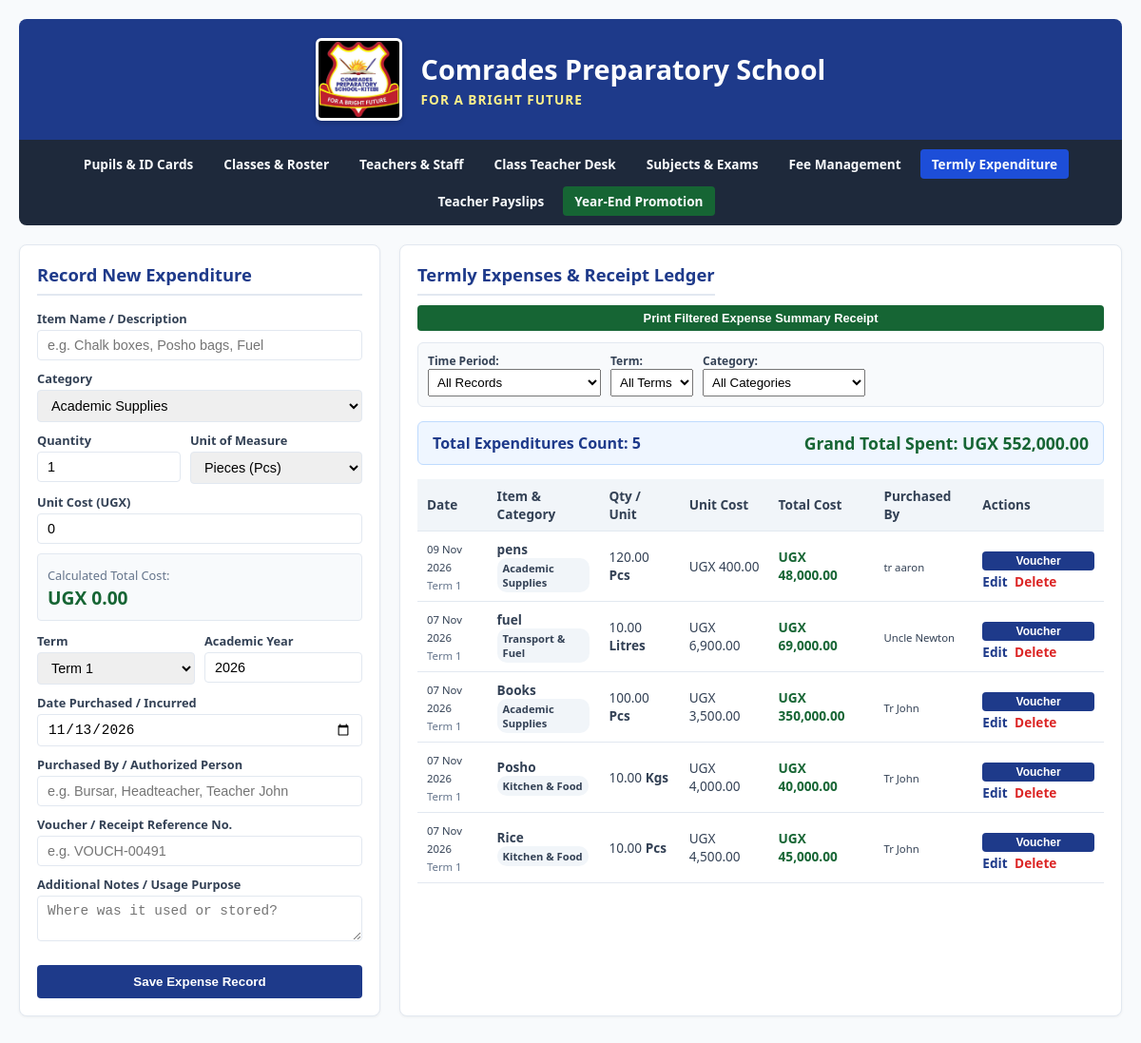
The page /expenditure.php on the database its author committed.
### tables this page shows
CREATE TABLE `school_expenses` (
  `expense_id` int(11) NOT NULL,
  `item_name` varchar(255) NOT NULL,
  `category` enum('Academic Supplies','Kitchen & Food','Utilities & Bills','Maintenance & Repairs','Transport & Fuel','Staff Welfare','Miscellaneous') NOT NULL DEFAULT 'Academic Supplies',
  `quantity` decimal(10,2) NOT NULL DEFAULT 1.00,
  `unit_measure` varchar(50) DEFAULT 'Pcs',
  `unit_cost` decimal(10,2) NOT NULL DEFAULT 0.00,
  `total_cost` decimal(10,2) NOT NULL DEFAULT 0.00,
  `term` varchar(50) NOT NULL,
  `academic_year` int(11) NOT NULL,
  `expense_date` date NOT NULL,
  `purchased_by` varchar(150) DEFAULT NULL,
  `receipt_no` varchar(100) DEFAULT NULL,
  `description` text DEFAULT NULL,
  `recorded_at` timestamp NOT NULL DEFAULT current_timestamp()
);

### expenditure.php (the view, shortened to what this page needs)
<?php
require_once 'db.php';
$edit_expense = null;
$standard_units = [
    'Pcs' => 'Pieces (Pcs)',
    'Kgs' => 'Kilograms (Kgs)',
    'Litres' => 'Litres (L)',
    'Reams' => 'Reams (Paper)',
    'Bags' => 'Bags',
    'Sacks' => 'Sacks',
    'Boxes' => 'Boxes',
    'Cartons' => 'Cartons',
    'Packs' => 'Packs',
    'Bundles' => 'Bundles',
    'Pairs' => 'Pairs',
    'Grams' => 'Grams (g)',
    'Millilitres' => 'Millilitres (ml)',
    'Tons' => 'Tons',
    'Metres' => 'Metres (m)',
    'Rolls' => 'Rolls',
    'Yards' => 'Yards',
    'Trips' => 'Trips (Transport)',
    'Hours' => 'Hours',
    'Days' => 'Days',
    'Months' => 'Months',
    'Service Fee' => 'Service Fee / Flat'
];
$filter_period = $_GET['filter_period'] ?? 'all';
$where_clauses = [];
$where_sql = !empty($where_clauses) ? " WHERE " . implode(" AND ", $where_clauses) : "";
$expenses = $pdo->query("SELECT * FROM School_Expenses $where_sql ORDER BY expense_date DESC, expense_id DESC")->fetchAll(PDO::FETCH_ASSOC);
$grand_total = 0;
foreach ($expenses as $ex) {
    $grand_total += (float)$ex['total_cost'];
}
require_once 'header.php';
?>
<div class="grid">
    <div class="card">
        <h2><?= $edit_expense ? 'Edit Expense Record' : 'Record New Expenditure' ?></h2>
        <form action="expenditure.php" method="POST">
            <div class="form-group">
                <label>Item Name / Description</label>
                <input type="text" name="item_name" value="<?= htmlspecialchars($edit_expense['item_name'] ?? '') ?>" placeholder="e.g. Chalk boxes, Posho bags, Fuel" required>
            </div>
            <div class="form-group">
                <label>Category</label>
                <select name="category" id="ex_category" required>
                    <option value="Academic Supplies" <?= ($edit_expense['category'] ?? '') === 'Academic Supplies' ? 'selected' : '' ?>>Academic Supplies</option>
                </select>
            </div>
            <div style="display:grid; grid-template-columns: 1fr 1.2fr; gap: 10px;">
                <div class="form-group">
                    <label>Quantity</label>
                    <input type="number" step="0.01" id="ex_qty" name="quantity" value="<?= htmlspecialchars($edit_expense['quantity'] ?? '1') ?>" required>
                </div>
                <div class="form-group">
                    <label>Unit of Measure</label>
                    <?php
                        $current_unit = $edit_expense['unit_measure'] ?? 'Pcs';
                    ?>
                    <select name="unit_measure" id="ex_unit_select" required>
                        <?php foreach ($standard_units as $key => $label): ?>
                            <option value="<?= $key ?>" <?= ($current_unit === $key) ? 'selected' : '' ?>><?= $label ?></option>
                        <?php endforeach; ?>
                    </select>
                </div>
            </div>
            <div class="form-group">
                <label>Unit Cost (UGX)</label>
                <input type="number" step="100" id="ex_cost" name="unit_cost" value="<?= htmlspecialchars($edit_expense['unit_cost'] ?? '0') ?>" required>
            </div>
            <div style="background:#f8fafc; border:1px solid #e2e8f0; padding:10px; border-radius:4px; margin-bottom:12px;">
                <span style="font-size:0.8rem; color:#64748b;">Calculated Total Cost:</span><br>
                <strong style="font-size:1.2rem; color:#166534;">UGX <span id="calc_total">0</span></strong>
            </div>
            <div style="display:grid; grid-template-columns: 1fr 1fr; gap: 10px;">
                <div class="form-group">
                    <label>Term</label>
                    <select name="term" required>
                        <option value="Term 1" <?= ($edit_expense['term'] ?? '') === 'Term 1' ? 'selected' : '' ?>>Term 1</option>
                    </select>
                </div>
                <div class="form-group">
                    <label>Academic Year</label>
                    <input type="number" name="academic_year" value="<?= htmlspecialchars($edit_expense['academic_year'] ?? date('Y')) ?>" required>
                </div>
            </div>
            <div class="form-group">
                <label>Date Purchased / Incurred</label>
                <input type="date" name="expense_date" value="<?= htmlspecialchars($edit_expense['expense_date'] ?? date('Y-m-d')) ?>" required>
            </div>
            <div class="form-group">
                <label>Purchased By / Authorized Person</label>
                <input type="text" name="purchased_by" value="<?= htmlspecialchars($edit_expense['purchased_by'] ?? '') ?>" placeholder="e.g. Bursar, Headteacher, Teacher John">
            </div>
            <div class="form-group">
                <label>Voucher / Receipt Reference No.</label>
                <input type="text" name="receipt_no" value="<?= htmlspecialchars($edit_expense['receipt_no'] ?? '') ?>" placeholder="e.g. VOUCH-00491">
            </div>
            <div class="form-group">
                <label>Additional Notes / Usage Purpose</label>
                <textarea name="description" rows="2" placeholder="Where was it used or stored?"><?= htmlspecialchars($edit_expense['description'] ?? '') ?></textarea>
            </div>
            <button type="submit" class="btn"><?= $edit_expense ? 'Update Expense Record' : 'Save Expense Record' ?></button>
        </form>
    </div>
    <div class="card">
        <div style="display:flex; justify-content:space-between; align-items:center; flex-wrap:wrap; margin-bottom:12px;">
            <h2 style="margin:0;">Termly Expenses & Receipt Ledger</h2>
            <button type="button" class="btn" style="background:#166534; padding:6px 12px; font-size:0.8rem;"
                    onclick='printExpenseReceipt(<?= json_encode($expenses, JSON_HEX_TAG | JSON_HEX_APOS | JSON_HEX_QUOT | JSON_HEX_AMP) ?>, "<?= $filter_period ?>", "<?= $grand_total ?>")'>
                 Print Filtered Expense Summary Receipt
            </button>
        </div>
        <form action="expenditure.php" method="GET" style="display:flex; gap:10px; align-items:center; flex-wrap:wrap; background:#f8fafc; padding:10px; border-radius:6px; border:1px solid #e2e8f0; margin-bottom:15px;">
            <div>
                <label style="font-size:0.75rem; font-weight:bold; display:block;">Time Period:</label>
                <select name="filter_period" onchange="this.form.submit()" style="padding:5px;">
                    <option value="all" <?= $filter_period === 'all' ? 'selected' : '' ?>>All Records</option>
                </select>
            </div>
            <div>
                <label style="font-size:0.75rem; font-weight:bold; display:block;">Term:</label>
                <select name="filter_term" onchange="this.form.submit()" style="padding:5px;">
                    <option value="">All Terms</option>
                </select>
            </div>
            <div>
                <label style="font-size:0.75rem; font-weight:bold; display:block;">Category:</label>
                <select name="filter_cat" onchange="this.form.submit()" style="padding:5px;">
                    <option value="">All Categories</option>
                </select>
            </div>
        </form>
        <div style="background:#eff6ff; border:1px solid #bfdbfe; padding:10px 15px; border-radius:6px; margin-bottom:15px; display:flex; justify-content:space-between; align-items:center;">
            <span style="font-weight:bold; color:#1e3a8a;">Total Expenditures Count: <?= count($expenses) ?></span>
            <span style="font-weight:bold; color:#166534; font-size:1.1rem;">Grand Total Spent: UGX <?= number_format($grand_total, 2) ?></span>
        </div>
        <div style="overflow-x: auto;">
            <table>
                <thead>
                    <tr>
                        <th>Date</th>
                        <th>Item & Category</th>
                        <th>Qty / Unit</th>
                        <th>Unit Cost</th>
                        <th>Total Cost</th>
                        <th>Purchased By</th>
                        <th>Actions</th>
                    </tr>
                </thead>
                <tbody>
                    <?php if (empty($expenses)): ?>
                        <tr><td colspan="7" style="text-align: center;">No expenditure records found for selected filters.</td></tr>
                    <?php else: ?>
                        <?php foreach ($expenses as $ex): ?>
                            <tr>
                                <td><small><?= date('d M Y', strtotime($ex['expense_date'])) ?></small><br><small style="color:#64748b;"><?= htmlspecialchars($ex['term']) ?></small></td>
                                <td>
                                    <strong><?= htmlspecialchars($ex['item_name']) ?></strong>
                                    <br><span class="badge" style="background:#f1f5f9; color:#334155; font-size:0.7rem;"><?= htmlspecialchars($ex['category']) ?></span>
                                </td>
                                <td><?= number_format($ex['quantity'], 2) ?> <strong><?= htmlspecialchars($ex['unit_measure']) ?></strong></td>
                                <td>UGX <?= number_format($ex['unit_cost'], 2) ?></td>
                                <td><strong style="color:#166534;">UGX <?= number_format($ex['total_cost'], 2) ?></strong></td>
                                <td><small><?= htmlspecialchars($ex['purchased_by'] ?: 'N/A') ?></small></td>
                                <td class="actions">
                                    <button type="button" class="btn" style="padding: 3px 6px; font-size: 0.75rem; background:#1e3a8a; margin-bottom:2px;"
                                            onclick='printSingleVoucher(<?= json_encode($ex, JSON_HEX_TAG | JSON_HEX_APOS | JSON_HEX_QUOT | JSON_HEX_AMP) ?>)'>
                                        Voucher
                                    </button>
                                    <a href="expenditure.php?edit=<?= $ex['expense_id'] ?>" class="edit">Edit</a>
                                    <a href="expenditure.php?delete=<?= $ex['expense_id'] ?>" class="delete" onclick="return confirm('Delete expense entry?');">Delete</a>
                                </td>
                            </tr>
                        <?php endforeach; ?>
                    <?php endif; ?>
                </tbody>
            </table>
        </div>
    </div>
</div>
</body>
</html>

### header.php (style rules this page uses)
:root { --primary: #1e3a8a; --primary-hover: #1d4ed8; --bg: #f8fafc; --surface: #ffffff; --text: #334155; --border: #e2e8f0; --danger: #dc2626; --success: #166534; --warning: #d97706; }
body { font-family: 'Segoe UI', Tahoma, Geneva, Verdana, sans-serif; background-color: var(--bg); color: var(--text); margin: 0; padding: 20px; }
.grid { display: grid; grid-template-columns: 380px 1fr; gap: 20px; }
.card { background: var(--surface); border-radius: 8px; padding: 18px; border: 1px solid var(--border); box-shadow: 0 1px 3px rgba(0,0,0,0.05); margin-bottom: 20px; }
.card h2 { margin-top: 0; font-size: 1.15rem; color: var(--primary); border-bottom: 2px solid var(--border); padding-bottom: 8px; }
.form-group { margin-bottom: 10px; }
.form-group label { display: block; font-weight: 600; font-size: 0.8rem; margin-bottom: 3px; }
.form-group input, .form-group select, .form-group textarea { width: 100%; padding: 7px 10px; border: 1px solid var(--border); border-radius: 4px; box-sizing: border-box; font-size: 0.9rem; }
button.btn { width: 100%; background-color: var(--primary); color: white; border: none; padding: 10px; font-weight: 600; border-radius: 4px; cursor: pointer; margin-top: 10px; }
table { width: 100%; border-collapse: collapse; font-size: 0.85rem; }
th, td { padding: 8px 10px; text-align: left; border-bottom: 1px solid var(--border); }
th { background-color: #f1f5f9; font-weight: 600; }
.badge { padding: 3px 6px; border-radius: 10px; font-size: 0.75rem; font-weight: 600; display: inline-block; }
.actions a, .actions button { text-decoration: none; margin-right: 4px; font-weight: 600; }
.actions a.edit { color: var(--primary); }
.actions a.delete { color: var(--danger); }

### rows shown on the page
school_expenses: expense_date "09 Nov 2026", term "Term 1", item_name "pens", category "Academic Supplies", quantity "120.00", unit_measure "Pcs", unit_cost "400.00", total_cost "48,000.00", purchased_by "tr aaron"
school_expenses: expense_date "07 Nov 2026", term "Term 1", item_name "fuel", category "Transport & Fuel", quantity "10.00", unit_measure "Litres", unit_cost "6,900.00", total_cost "69,000.00", purchased_by "Uncle Newton"
school_expenses: expense_date "07 Nov 2026", term "Term 1", item_name "Books", category "Academic Supplies", quantity "100.00", unit_measure "Pcs", unit_cost "3,500.00", total_cost "350,000.00", purchased_by "Tr John"
school_expenses: expense_date "07 Nov 2026", term "Term 1", item_name "Posho", category "Kitchen & Food", quantity "10.00", unit_measure "Kgs", unit_cost "4,000.00", total_cost "40,000.00", purchased_by "Tr John"
school_expenses: expense_date "07 Nov 2026", term "Term 1", item_name "Rice", category "Kitchen & Food", quantity "10.00", unit_measure "Pcs", unit_cost "4,500.00", total_cost "45,000.00", purchased_by "Tr John"

### other values the page prints
count($expenses) "5"
$grand_total "552,000.00"
form field unit_measure "Pieces (Pcs)"
